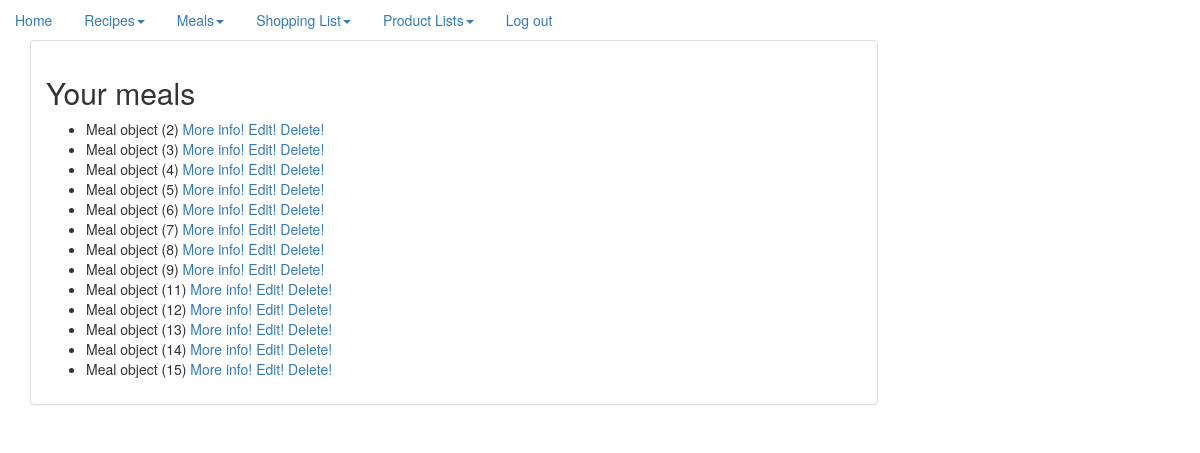
/meals/ (signed in), run on the app's committed database.
### recipe/models.py (models this page shows)
class Meal(models.Model):
    name = models.ForeignKey(Recipe)
    user = models.ForeignKey(User, on_delete=models.CASCADE)
    date = models.DateField(default=datetime.date.today)
    time = models.TimeField()
    event = models.CharField(max_length=1024)

### website/views.py (the view)
# urls.py: url(r'^meals/', ShowAllMeals.as_view()),
class ShowAllMeals(LoginRequiredMixin, ListView):
    context_object_name = 'meal'
    queryset = Meal.objects.all()
    def get_context_data(self, **kwargs):
        queryset = Meal.objects.filter(user=self.request.user)
        context = {
            'paginator': None,
            'page_obj': None,
            'is_paginated': False,
            'object_list': queryset,
        }
        context.update(kwargs)
        return context

### templates/recipe/meal_list.html
{% extends "base.html" %}
{% block content %}
    <h2>Your meals</h2>
    <ul>
        {% for recipe in object_list %}
            <li>{{ recipe }} <a href="/meal/{{ recipe.id }}">More info!</a> <a
                    href="/edit_meal/{{ recipe.id }}">Edit!</a> <a href="/delete_meal/{{ recipe.id }}">Delete!</a></li>
        {% endfor %}
    </ul>
{% endblock %}

### data on the page
Meal: id "Meal object (2)"
Meal: id "Meal object (3)"
Meal: id "Meal object (4)"
Meal: id "Meal object (5)"
Meal: id "Meal object (6)"
Meal: id "Meal object (7)"
Meal: id "Meal object (8)"
Meal: id "Meal object (9)"
Meal: id "Meal object (11)"
Meal: id "Meal object (12)"
Meal: id "Meal object (13)"
Meal: id "Meal object (14)"
Meal: id "Meal object (15)"
